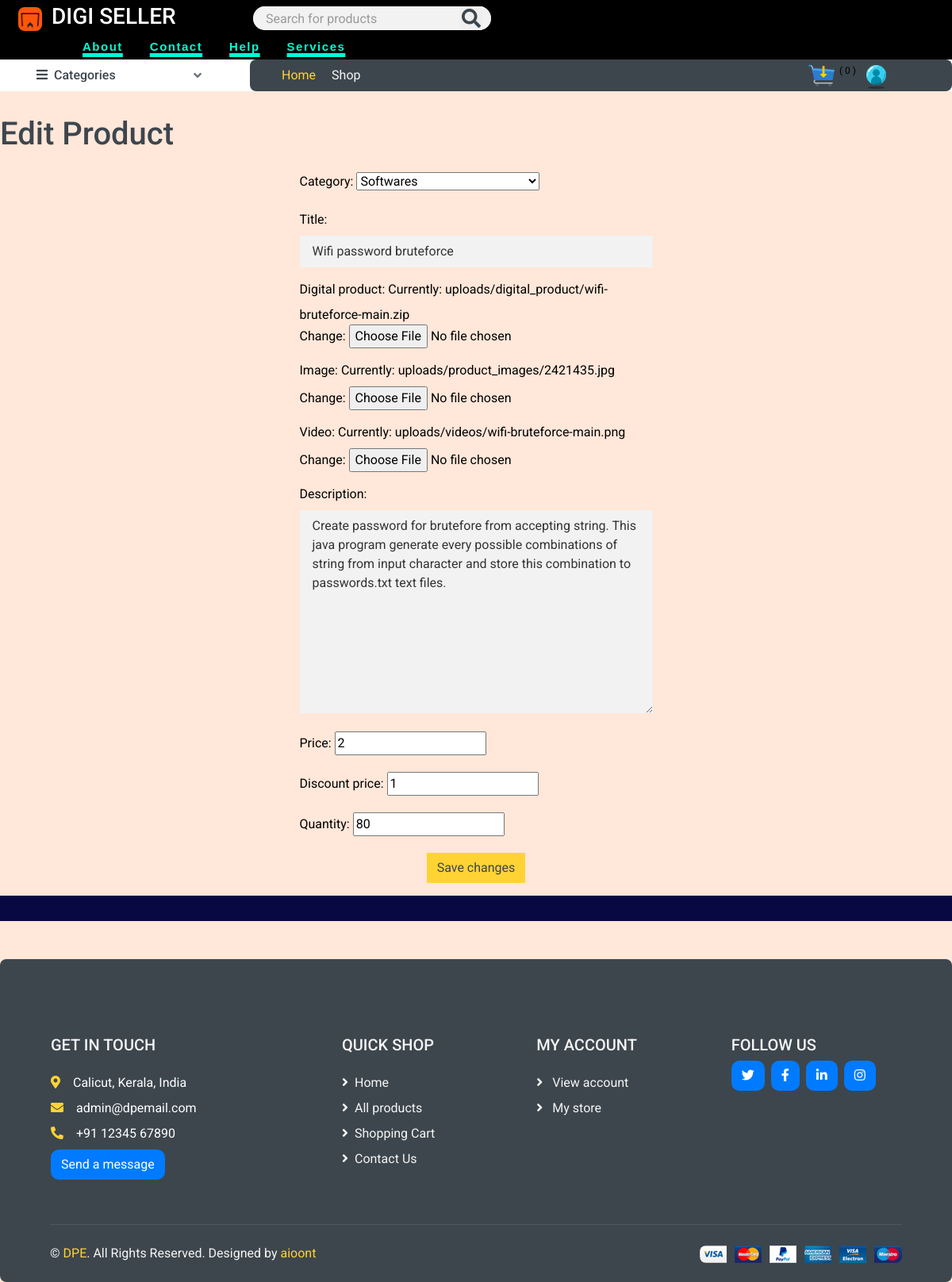
Page /my-store/edit-product/12/ (signed in) on the earlier database version.
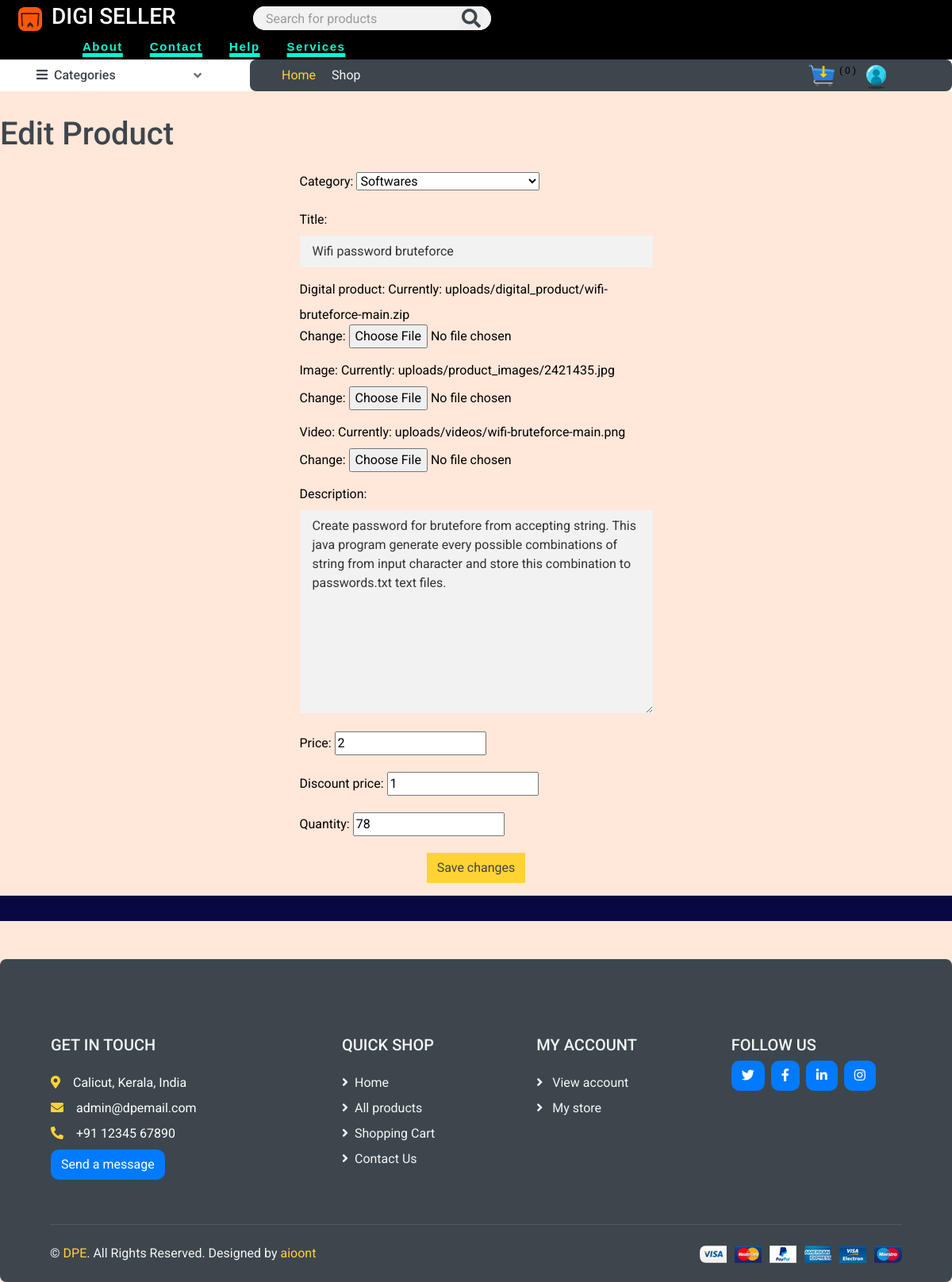
Same page on the later database version.
### store/models.py (models this page shows, shortened)
class Product(models.Model):
    DRAFT = 'draft'
    WAITING_APPROVAL = 'waitingapproval'
    ACTIVE = 'active'
    DELETEED = 'deleted'
    STATUS_CHOICES = (
        (DRAFT, 'Draft'),
        (WAITING_APPROVAL, 'waitingapproval'),
        (ACTIVE, 'active'),
        (DELETEED,  'deleted')
    )
    user = models.ForeignKey(User, related_name='products', on_delete=models.CASCADE)  #vendor who added product
    category = models.ForeignKey(Category, related_name='products', on_delete=models.CASCADE)
    title = models.CharField(max_length=50)
    digital_product = models.FileField(upload_to='uploads/digital_product/')
    image = models.ImageField(upload_to='uploads/product_images/', null=True)
    video = models.FileField(upload_to='uploads/videos/', null=True)
    slug = models.SlugField(max_length=50)
    description = models.TextField(blank=True)
    price = models.IntegerField()
    discount_price = models.IntegerField(blank=True, null=True) #video_url = models.URLField()  URLField stores a string representing the URL of the video.  <iframe width="560" height="315" src="{{ product.video_url }}" frameborder="0" allowfullscreen></iframe>
    quantity = models.IntegerField(blank=True, null=True)
    sold = models.IntegerField(blank=True, null=True,default=0)
    rating = models.IntegerField(default=0)
    created_at = models.DateTimeField(auto_now_add=True)
    updated_at = models.DateTimeField(auto_now=True)
    status = models.CharField(max_length=20, choices=STATUS_CHOICES, default=ACTIVE)
    class Meta:
        ordering = ('-created_at',)

### userprofile/views.py (the view)
# urls.py: path('my-store/edit-product/<int:pk>/', views.edit_product, name='edit_product'),
@login_required
def edit_product(request, pk):
    product = Product.objects.filter(user=request.user).get(pk=pk)
    if request.method == 'POST':
        form = ProductForm(request.POST, request.FILES, instance=product)
        if form.is_valid():
            form.save()
            messages.success(request, f'Changes in product {product.title} was saved !')
            return redirect('my_store')
        else:
            messages.error(request, f'Changes in product {product.title} was not saved !')
    else:
        form = ProductForm(instance=product)
    return render(request, 'edit_product.html', {
        'product':product,
        'form': form
    })

### store/cart.py (called while the page is built)
    def __len__(self):
        return sum(item['quantity'] for item in self.cart.values())

### store/context_processors.py (called while the page is built)
def cart(request):  # to make cart globally available context_processord.py used
    return {'cart': Cart(request)}

### store/models.py (called while the page is built)
    def __str__(self):
        return self.title

### store/templatetags/menu.py (called while the page is built)
@register.inclusion_tag('menu.html')
def menu():
    categories = Category.objects.all()
    return {'categories':categories}

### userprofile/templates/edit_product.html (shortened to what this page needs)
{% extends 'base.html' %}
{% load static %}
{% block content %}
  <h1 class="text-dark mb-4">Edit Product</h1>
  <section class="h-100">
    <div class="container h-100">
      <div class="row justify-content-sm-center h-100">
        <div class="col-xxl-4 col-xl-5 col-lg-5 col-md-7 col-sm-9">
          <form method="POST" enctype="multipart/form-data" class="needs-validation text-dark">
            {{ form.as_p }}
            <div class="align-items-center d-flex justify-content-center mb-3">
              <input type="submit" value="Save changes" class="btn btn-primary ms-auto">
            </div>
          </form>
        </div>
      </div>
    </div>
  </section>
{% endblock %}

Differences in the rows shown:
changed Product "Softwares": quantity "80" → "78"
